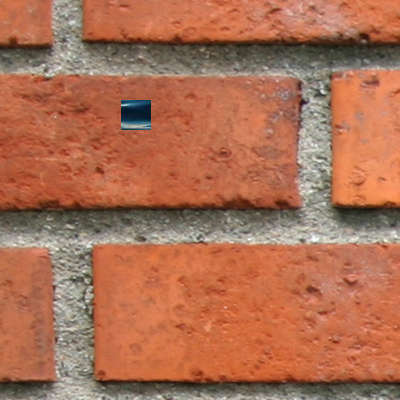
//> input picture MST/x64/Release/image_L.png, 400 x 400 px
$ ./MST   (built with g++ and OpenCV 4)
//> lines starting //> are read from the running program, lines starting //| are printed output that depends on the picture
#pragma once
#include "stdafx.h"
#include <windows.h>


// my own
//#include "TreeEdge.h"
//#include "TreeNode.h"
#include "MST.h"

using namespace cv;
using namespace std;

int main(int argc, char *argv[])
{
	// [125 lines of commented-out code are left out]

	Mat imgLeft, imgEdgeLeftx;
	Mat imgRight, imgEdgeRight;
	imgLeft = imread("C:/Users/Rob McCormack/Documents/Visual Studio 2017/Projects/MST/x64/Release/image_L.png", IMREAD_GRAYSCALE);
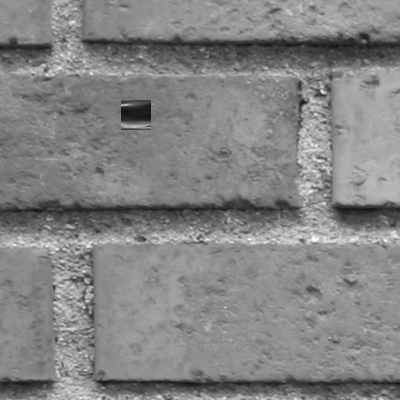
//> imgLeft: 400 rows x 400 cols, CV_8UC1; min 21, max 255, mean 131.9
	imgRight = imread("C:/Users/Rob McCormack/Documents/Visual Studio 2017/Projects/MST/x64/Release/image_R.png", IMREAD_GRAYSCALE);
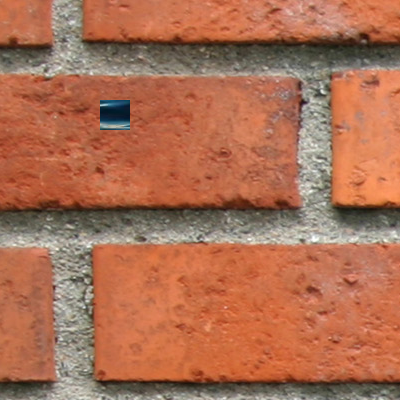
//> input picture MST/x64/Release/image_R.png, 400 x 400 px
//> imgRight: 400 rows x 400 cols, CV_8UC1; min 21, max 255, mean 131.9

	if (!imgLeft.data || !imgRight.data)	// error check for the image files
	{
		printf(" Not enough image data \n ");
		return -1;
	}

	//imgLeft = np.power(grayL, 0.75).astype('uint8')
	//imgRight = np.power(grayR, 0.75).astype('uint8')


	//resize(imgLeft, imgLeft, Size(), 0.25, 0.25, INTER_AREA);
	//resize(imgRight, imgRight, Size(), 0.25, 0.25, INTER_AREA);

	// Make minspantree object to access relevent functions
//> (the run ends here: the program needs code that is not available in this run, at `MST mst;`)
